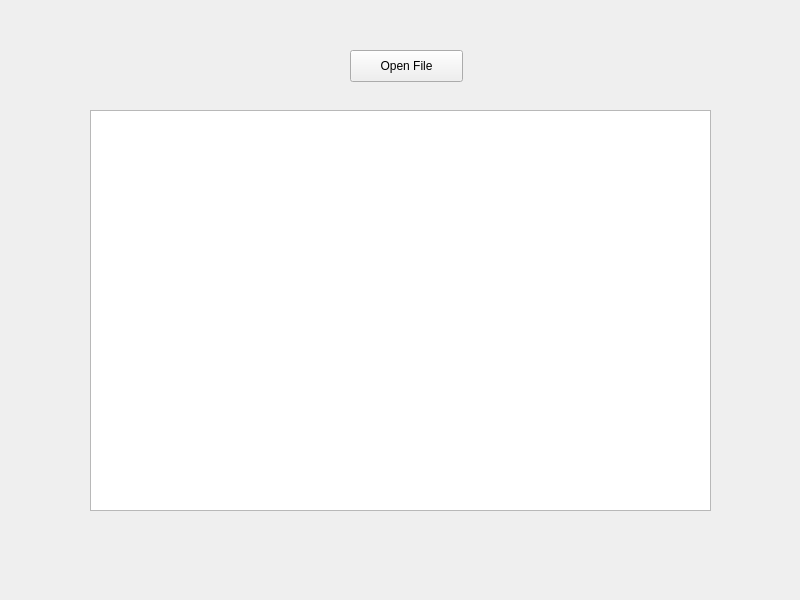
<?xml version="1.0" encoding="UTF-8"?>
<ui version="4.0">
 <class>MainWindow</class>
 <widget class="QMainWindow" name="MainWindow">
  <property name="geometry">
   <rect>
    <x>0</x>
    <y>0</y>
    <width>800</width>
    <height>600</height>
   </rect>
  </property>
  <property name="windowTitle">
   <string>MainWindow</string>
  </property>
  <widget class="QWidget" name="centralwidget">
   <widget class="QPushButton" name="pushButton">
    <property name="geometry">
     <rect>
      <x>350</x>
      <y>50</y>
      <width>113</width>
      <height>32</height>
     </rect>
    </property>
    <property name="text">
     <string>Open File</string>
    </property>
   </widget>
   <widget class="QTextEdit" name="textEdit">
    <property name="geometry">
     <rect>
      <x>90</x>
      <y>110</y>
      <width>621</width>
      <height>401</height>
     </rect>
    </property>
   </widget>
  </widget>
 </widget>
 <resources/>
 <connections>
  <connection>
   <sender>pushButton</sender>
   <signal>clicked()</signal>
   <receiver>MainWindow</receiver>
   <slot>on_open()</slot>
   <hints>
    <hint type="sourcelabel">
     <x>408</x>
     <y>67</y>
    </hint>
    <hint type="destinationlabel">
     <x>560</x>
     <y>34</y>
    </hint>
   </hints>
  </connection>
 </connections>
 <slots>
  <slot>on_open()</slot>
 </slots>
</ui>
